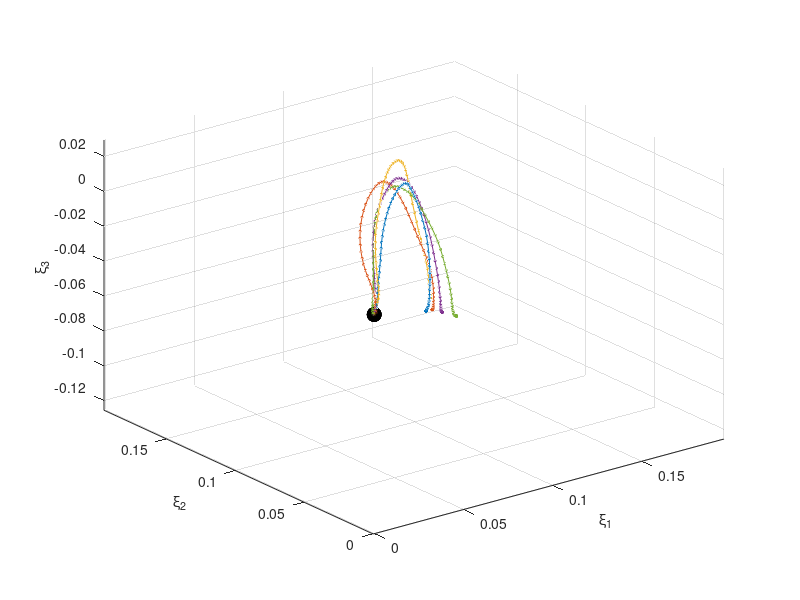

Source code (MATLAB): (Note: this script raises an error after producing the figure.)
%% Testing EE Dynamics Learning Algorithms
clear all
close all
clc
%% Load Example 3D data set (positions/axis-angle)
load('./data/trajectories/example_3d.mat')

%% Convert to Trajectories to "learning-friendly" structure
pdata   = [];               % Position data
idx_r = sort(1:5,'descend');

% close all
figure('Color',[1 1 1])
for ii=1:5
    clear idx
    idx =  [1 + (5 -idx_r(ii))*length(Data)/5, length(Data) - (5-ii)*length(Data)/5];
    
    clear x
    clear o
    x = Data(1:3,idx(1):idx(2));        
    xtarget = x(:,end);
    x = x - repmat(xtarget,1,size(x,2)); % Substracting the last value from all elements of x
                                          % Now the values in x should decrease nicely to zero. Note that SEDS will
                                          % add a (0, 0, 0) to the end of each demonstration (which corresponds to
                                          % zero velocity at the end of each demo), but if it doesn't decrease nicely
                                          % it will affect the dynamics by being a too sudden change. Can cause
                                          % overshooting the attractor. It happens frequently in learning from
                                          % segmented data if not every part of the demonstration ended with zero
                                          % velocity.

    pdata{ii} = x;
   
    
    % Plot demonstration data - 3D Position    
    plot3(x(1,:),x(2,:),x(3,:),'-*', 'MarkerSize',2); hold on;
    xlabel('\xi_1')
    ylabel('\xi_2')
    zlabel('\xi_3')
    grid on; 
    axis tight;
    plot3(x(1,end),x(2,end),x(3,end), 'ok','MarkerSize',10, 'MarkerFaceColor','k'); hold on
end

%% Pre-processing for x_dot = fx(x) learning, i.e. position dynamics
dt = 0.1; %The time step of the demonstrations
tol_cutting = 0.0001; % A threshold on velocity that will be used for trimming demos
[x0 , xT, Data, index] = preprocess_demos(pdata,dt,tol_cutting); %preprocessing datas

%% Find Best Range of K to learn Position Dynamics with GMM
% Training parameters
K_range = [1:10]; %Number of Gaussian functions
GMM_BIC = zeros(1,length(K_range));
GMM_AIC = zeros(1,length(K_range));
GMM_LL  = zeros(1,length(K_range));

% Training of GMM by EM algorithm, initialized by k-means clustering.
for k=1:length(K_range)
    [Priors, Mu, Sigma] = EM_init_kmeans(Data, K_range(k),[]);
    [Priors, Mu, Sigma] = EM(Data, Priors, Mu, Sigma);
    w = ones(1,length(Data));
    GMM_BIC(1,k) = gmm_bic(Data,ones(1,length(Data)),Priors,Mu,Sigma,'full');
    GMM_AIC(1,k) = gmm_aic(Data,ones(1,length(Data)),Priors,Mu,Sigma,'full');
    GMM_LL(1,k)  = LogLikelihood_gmm(Data,Priors,Mu,Sigma,w);
end

%% Plot Results
figure('Color', [1 1 1])
subplot(1,2,1)
plot( K_range, GMM_BIC, '-*', 'Color', [rand rand rand]); hold on;
plot( K_range, GMM_AIC,'-*', 'Color', [rand rand rand]); hold on;
xlabel('K Gaussian Components')
legend('BIC', 'AIC')
title('Model Selection Criteria')
grid on;
axis square;

subplot(1,2,2)
plot( K_range, GMM_LL, '-*', 'Color', [rand rand rand]);
xlabel('K Gaussian Components')
legend('LogLik')
title('Model Likelihood')
grid on;
axis square;

%% %%%%%%%%%%%%%%%%%%%%%%%%%%%%%%%%%%%%%%%%%%%%%%%%%%%%%%%%%%%%%%%%%%%%%%%%%%%%%%%
% Now that you found the best model you can learn a GMM representation or SEDS
%%%%%%%%%%%%%%%%%%%%%%%%%%%%%%%%%%%%%%%%%%%%%%%%%%%%%%%%%%%%%%%%%%%%%%%%%%%%%%%%%%
%% %%%%%% GMM learning algorithm

% Chosen K
K = 5;

% Learn Joint Distribution
fprintf('Estimating Paramaters of GMM learned through EM with %d Gaussian functions.\n', K);
tic;
[Priors_0, Mu_0, Sigma_0] = EM_init_kmeans(Data, K, []);
[Priors, Mu, Sigma] = EM(Data, Priors_0, Mu_0, Sigma_0);
toc;

pos_dyn_gmm.Priors = Priors;
pos_dyn_gmm.Mu     = Mu;
pos_dyn_gmm.Sigma  = Sigma;

%% %%%%%% SEDS learning algorithm
% A set of options that will be passed to the solver. Please type 
% 'doc preprocess_demos' in the MATLAB command window to get detailed
% information about other possible options.
clear options
options.tol_mat_bias = 10^-6; % A very small positive scalar to avoid
                              % instabilities in Gaussian kernel [default: 10^-15]
                              
options.display = 1;          % An option to control whether the algorithm
                              % displays the output of each iterations [default: true]
                              
options.tol_stopping=10^-10;  % A small positive scalar defining the stoppping
                              % tolerance for the optimization solver [default: 10^-10]

options.max_iter = 500;       % Maximum number of iteration for the solver [default: i_max=1000]

options.objective = 'mse';    % 'likelihood': use likelihood as criterion to
                              % optimize parameters of GMM
                              % 'mse': use mean square error as criterion to
                              % optimize parameters of GMM
                              % 'direction': minimize the angle between the
                              % estimations and demonstrations (the velocity part)
                              % to optimize parameters of GMM                              
                              % [default: 'mse']
% options.cons_penalty    = 1e2; % penalty for not going straight to the attractor. 
                                % Increase to obtain a more straight line 
K = 5;
fprintf('Estimating Paramaters of GMM learned through SEDS with %d Gaussian functions.\n', K);
tic;
[Priors_0, Mu_0, Sigma_0] = initialize_SEDS(Data,K); %finding an initial guess for GMM's parameter
[Priors Mu Sigma]=SEDS_Solver(Priors_0,Mu_0,Sigma_0,Data,options); %running SEDS optimization solver
toc;

pos_dyn_seds.Priors = Priors;
pos_dyn_seds.Mu     = Mu;
pos_dyn_seds.Sigma  = Sigma;

%% Let's See! Run Simulation for GMM Dynamics
Priors     = pos_dyn_gmm.Priors;
Mu         = pos_dyn_gmm.Mu;
Sigma      = pos_dyn_gmm.Sigma;
titlename  = 'Simulation of Translational ($\dot{\xi}=\hat{f_x}(\xi_x)$) Dynamics learned via EM';
noise      = 0;

%% Let's See! Run Simulation for SEDS Dynamics

Priors     = pos_dyn_seds.Priors;
Mu         = pos_dyn_seds.Mu;
Sigma      = pos_dyn_seds.Sigma;
titlename  = 'Simulation of Translational ($\dot{\xi}=\hat{f_x}(\xi_x)$) Dynamics learned via SEDS';
noise      = 0;

%% Run Sim
opt_sim.dt = 0.1;
opt_sim.i_max = 3000;
opt_sim.tol = 0.0005;
d = size(Data,1)/2; %dimension of data

x0_all = Data(1:d,index(1:end-1)); %finding initial points of all demonstrations

if noise
x0_all = x0_all + randn(3,5)/70; %finding initial points of all demonstrations
end

fn_handle = @(x) GMR(Priors,Mu,Sigma,x,1:d,d+1:2*d);
[x xd]=Simulation(x0_all,[],fn_handle,opt_sim); %running the simulator
hold on;
for ii=1:(length(index)-1)   
    plot3(Data(1,index(ii):index(ii+1)-1),Data(1,index(ii):index(ii+1)-1),Data(3,index(ii):index(ii+1)-1),'ob', 'MarkerSize',2); hold on;
end
view([150 11]);  
title(titlename, 'interpreter','latex')

figure('Color',[1 1 1]);
plot3(xd(1,:),xd(2,:),xd(3,:),'LineWidth',1.5); hold on; 
plot3(Data(4,:),Data(5,:),Data(6,:),'-*r', 'MarkerSize',1);
grid on;
view([150 11]);  
xlabel('$\dot{\xi_1^x}$', 'interpreter','latex')
xlabel('$\dot{\xi_2^x}$', 'interpreter','latex')
title('$\dot{\xi_3^x}$ profiles' , 'interpreter','latex')

%% Plot Learned GMM on simulation
% Plot variable interactions
figure('Color',[1 1 1], 'name', 'Learned Joint Distributions on Data')
subplot(3,2,1)
plotGMM(Mu(1:2,:), Sigma(1:2,1:2,:), [0.6 1.0 0.6], 1,[0.6 1.0 0.6]);
plot(Data(1,:),Data(2,:),'*r','MarkerSize',2); hold on;
grid on; 
xlabel('$\xi_x^1$','interpreter','latex')
ylabel('$\xi_x^2$','interpreter','latex')

subplot(3,2,3)
plotGMM(Mu([1 3],:), Sigma([1 3],[1 3],:), [0.6 1.0 0.6], 1,[0.6 1.0 0.6]);
plot(Data(1,:),Data(3,:),'*g','MarkerSize',2); hold on;
grid on; 
xlabel('$\xi_x^1$','interpreter','latex')
ylabel('$\xi_x^3$','interpreter','latex')

subplot(3,2,5)
plotGMM(Mu([2 3],:), Sigma([2 3],[2 3],:), [0.6 1.0 0.6], 1,[0.6 1.0 0.6]);
plot(Data(2,:),Data(3,:),'*b','MarkerSize',2); hold on;
grid on; 
xlabel('$\xi_x^2$','interpreter','latex')
ylabel('$\xi_x^3$','interpreter','latex')

subplot(3,2,2)
plotGMM(Mu([1 4],:), Sigma([1 4],[1 4],:), [0.6 1.0 0.6], 1,[0.6 1.0 0.6]);
plot(Data(1,:),Data(4,:),'*r','MarkerSize',2); hold on;
grid on; 
xlabel('$\xi_x^1$','interpreter','latex')
ylabel('$\dot{\xi}_x^1$','interpreter','latex')

subplot(3,2,4)
plotGMM(Mu([2 5],:), Sigma([2 5],[2 5],:), [0.6 1.0 0.6], 1,[0.6 1.0 0.6]);
plot(Data(2,:),Data(5,:),'*g','MarkerSize',2); hold on;
grid on; 
xlabel('$\xi_x^2$','interpreter','latex')
ylabel('$\dot{\xi}_x^2$','interpreter','latex')

subplot(3,2,6)
plotGMM(Mu([3 6],:), Sigma([3 6],[3 6],:), [0.6 1.0 0.6], 1,[0.6 1.0 0.6]);
plot(Data(3,:),Data(6,:),'*b','MarkerSize',2); hold on;
grid on; 
xlabel('$\xi_x^3$','interpreter','latex')
ylabel('$\dot{\xi}_x^3$','interpreter','latex')

suptitle('Learned Joint Distributions on Input/Output Data')

